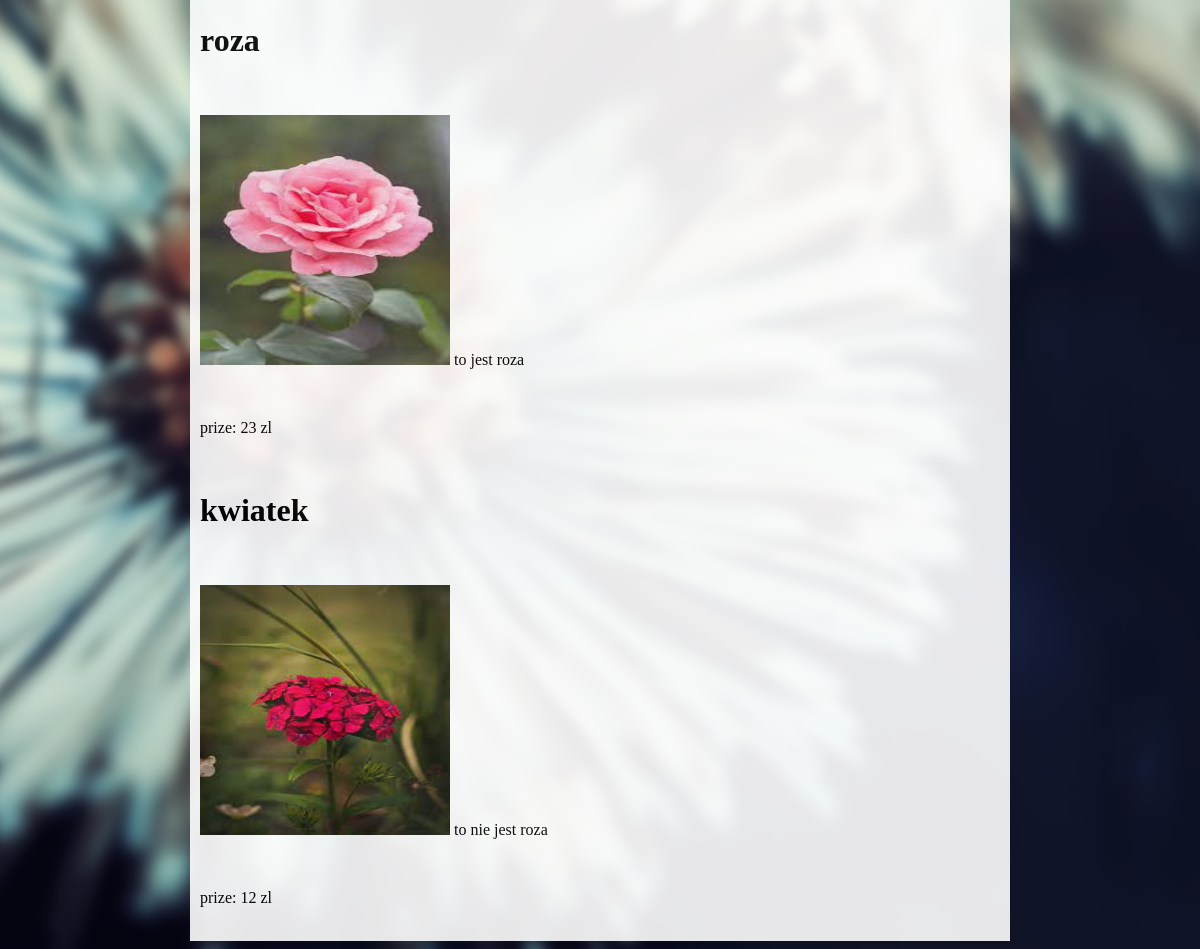
Page /shop/ (lower part) on the earlier database version.
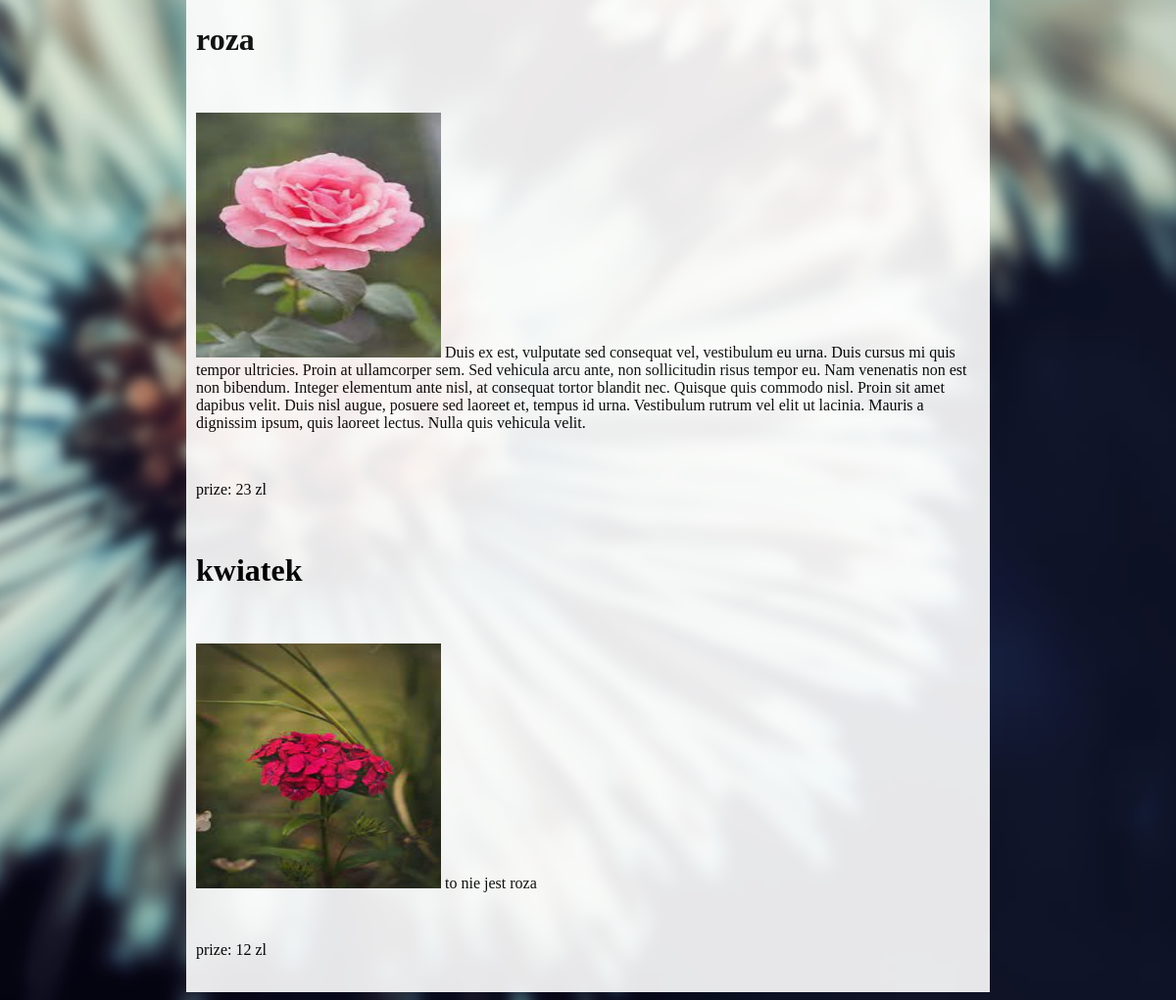
Same page on the later database version.
### flower/models.py (models this page shows, shortened)
class Flower(models.Model):
    name = models.CharField(max_length=30)
    image = models.FileField(upload_to='media_cdn')
    content = models.TextField(blank=True)
    prize = models.SmallIntegerField()
    sales = models.BooleanField()
    new_prizes = models.SmallIntegerField(blank=True, null=True)
    order_number = models.SmallIntegerField(blank=True, null=True)

### flower/views.py (the view)
# urls.py: path('shop/', views.shop, name='shop'),
def shop(request):
    queryset = Flower.objects.all()
    context = {
        "object_list": queryset,
    }
    return render(request, 'shop.html', context)

### templates/shop.html (shortened to what this page needs)
{% extends 'base.html' %}
{% block content %}
<div class="shop">
    <div>
    {% for obj in object_list %}
        <h1 class="shop-tittle">{{ obj.name }}</h1><br>
        <p>
            <img src="{{ obj.image.url }}" width="250" height="250">
            {{ obj.content }}
        </p><br>
        <p>prize: {{ obj.prize }} zl</p><br>
    {% endfor %}
    </div>
</div>
{% endblock %}

Differences in the rows shown:
changed Flower "roza": content "to jest roza" → "Duis ex est, vulputate sed consequat vel, vestibulum eu urna. Duis cursus mi quis tempor ultricies. Proin at ullamcorper sem. Sed vehicula arcu ante, non sollicitudin risus tempor eu. Nam venenatis non est non bibendum. Integer elementum ante nisl, at consequat tortor blandit nec. Quisque quis commodo nisl. Proin sit amet dapibus velit. Duis nisl augue, posuere sed laoreet et, tempus id urna. Vestibulum rutrum vel elit ut lacinia. Mauris a dignissim ipsum, quis laoreet lectus. Nulla quis vehicula velit."
